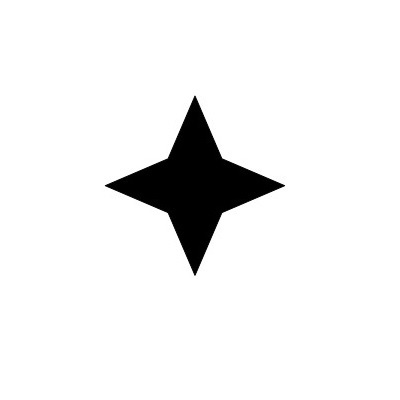
#> input picture Master OpenCV/images/4star.jpg, 400 x 400 px, given in place of Lyche_trees.JPG, which was not available
$ jupyter execute --allow-errors OpenCv_mini_Project.ipynb   (text cells are left out)
#> lines starting #> are read from the running program, lines starting #| are printed output that depends on the picture; after the words box and inside, x2 and y2 are one past the last pixel; in counts of white or black regions, pixels touching at a corner belong together; pictures that were not available may be replaced by others from this repository, and a replacement may not be noted
[cell 1]
import cv2
print(cv2.__version__)

[cell 2]
# import the necessary packages
import numpy as np
import matplotlib.pyplot as plt
import argparse
import cv2

image = cv2.imread("Lyche_trees.JPG")
#> image is the input picture: shape (400, 400, 3); min 0, max 255, mean 239.2
image1 = cv2.cvtColor(image, cv2.COLOR_BGR2RGB)
hsv = cv2.cvtColor(image, cv2.COLOR_BGR2HSV)
#> hsv: shape (400, 400, 3); mean H, S, V 0, 0, 239.2
plt.imshow(image1)

[cell 3]
#defining the range of Red color
lower_red = np.array([160,20,70])
upper_red = np.array([190,255,255])

[cell 4]
mask = cv2.inRange(hsv, lower_red, upper_red)
#> mask: shape (400, 400); every value is 0
output = cv2.bitwise_and(image, image, mask = mask)
#> output: shape (400, 400, 3); every value is 0
plt.imshow(np.hstack([image, output]))
#cv2.waitKey(0)

[cell 5]
# [43 lines of commented-out code are left out]

[cell 6]
# import the necessary packages
import numpy as np
import argparse
import imutils
import cv2
import matplotlib.pyplot as plt
# construct the argument parse and parse the arguments
# ap = argparse.ArgumentParser()
# ap.add_argument("-i", "--image", required=True, help="path to the image file")
# args = vars(ap.parse_args())

[cell 7]
# load the image from disk
image = cv2.imread("lichu.jpg")
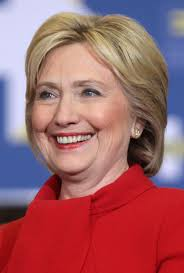
#> input picture Master OpenCV/images/Hillary.jpg, 184 x 273 px, given in place of lichu.jpg, which was not available
#> image is the input picture: shape (273, 184, 3); mean B, G, R 104.2, 98.1, 159.7
# loop over the rotation angles
for angle in np.arange(0, 360, 15):
    rotated = imutils.rotate(image, angle)
    cv2.imshow("Rotated (Problematic)", rotated)
    cv2.waitKey(0)

[cell 8]
# loop over the rotation angles again, this time ensuring
# no part of the image is cut off
for angle in np.arange(0, 360, 15):
    rotated = imutils.rotate_bound(image, angle)
    cv2.imshow("Rotated (Correct)", rotated)
    cv2.waitKey(0)

[cell 9]
# load the image from disk, convert it to grayscale, blur it,
# and apply edge detection to reveal the outline of the pill
image = cv2.imread("lichu.jpg")
gray = cv2.cvtColor(image, cv2.COLOR_BGR2GRAY)
gray = cv2.GaussianBlur(gray, (3, 3), 0)
edged = cv2.Canny(gray, 100, 500)
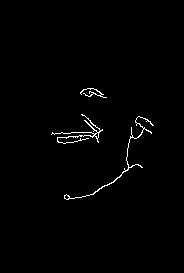
#> edged: shape (273, 184); 1% white in thin lines or dots, all inside (x1, y1, x2, y2) = (51, 88, 154, 200)
plt.imshow(edged)

[cell 10]
# find contours in the edge map
cnts = cv2.findContours(edged.copy(), cv2.RETR_EXTERNAL,cv2.CHAIN_APPROX_SIMPLE)
#> cnts = 3 contours, 1 with area under 20; largest, box (x1, y1, x2, y2) and area: (64, 116, 154, 200) 70, (51, 114, 103, 144) 52
cnts = imutils.grab_contours(cnts)

[cell 11]
# ensure at least one contour was found
if len(cnts) > 0:
    # grab the largest contour, then draw a mask for the pill
    c = max(cnts, key=cv2.contourArea)
#> c = contour of 220 points, box (x1, y1, x2, y2) (64, 116, 154, 200), area 70
    mask = np.zeros(gray.shape, dtype="uint8")
    cv2.drawContours(mask, [c], -1, 255, -1)
#> mask: shape (273, 184); 0.5% white in thin lines or dots, all inside (x1, y1, x2, y2) = (64, 116, 154, 200)
    # compute its bounding box of pill, then extract the ROI,
    # and apply the mask
    (x, y, w, h) = cv2.boundingRect(c)
#> x = 64; y = 116; w = 90; h = 84
    imageROI = image[y:y + h, x:x + w]
    maskROI = mask[y:y + h, x:x + w]
#> maskROI: shape (84, 90); 3.3% white in thin lines or dots
    imageROI = cv2.bitwise_and(imageROI, imageROI,mask=maskROI)
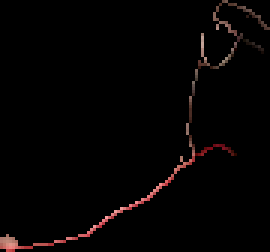
#> imageROI: shape (84, 90, 3) (shown 3 times larger); mean B, G, R 2.6, 2.7, 4.8

[cell 12]
# loop over the rotation angles
for angle in np.arange(0, 360, 15):
    rotated = imutils.rotate(imageROI, angle)
    cv2.imshow("Rotated (Problematic)", rotated)
    cv2.waitKey(0)
# loop over the rotation angles again, this time ensure the
# entire pill is still within the ROI after rotation
for angle in np.arange(0, 360, 15):
    rotated = imutils.rotate_bound(imageROI, angle)
    cv2.imshow("Rotated (Correct)", rotated)
    cv2.waitKey(0)
#> this loop made 24 passes
#> pass 3, `rotated = imutils.rotate_bound(imageROI, angle)`:
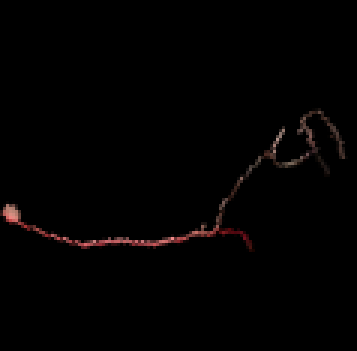
#> rotated: shape (117, 119, 3) (shown 3 times larger); mean B, G, R 1.4, 1.5, 2.6

[cell 13]
# import the necessary packages
from imutils import build_montages
from imutils import paths
import argparse
import random
import cv2

[cell 14]
# grab the paths to the images, then randomly select a sample of
# them
imagePaths = list(paths.list_images(r"C:\Users\shihab\Desktop\Open cv Project"))
random.shuffle(imagePaths)
imagePaths = imagePaths

[cell 15]
# initialize the list of images
images = []
# loop over the list of image paths
for imagePath in imagePaths:
    # load the image and update the list of images
    image = cv2.imread(imagePath)
    images.append(image)
# construct the montages for the images
montages = build_montages(images, (128, 196), (3, 2))
#> montages = 1 item

[cell 16]
import matplotlib.pyplot as plt
#> (the rest of this cell did not finish here and is left out)

[cell 17]
for montage in montages:
    montage = cv2.cvtColor(montage,cv2.COLOR_BGR2RGB)
    plt.imshow(montage)#     cv2.imshow("Montage", montage)
#> this loop made 1 pass
#     cv2.waitKey(0)

[cell 18]
# import the necessary packages
import argparse
import imutils
import cv2
import matplotlib.pyplot as plt
# construct the argument parse and parse the arguments
# ap = argparse.ArgumentParser()
# ap.add_argument("-i", "--image", required=True,help="path to the input image")
# args = vars(ap.parse_args())
# load the image, convert it to grayscale, blur it slightly,
# and threshold it
image = cv2.imread("Centre_of_Contour.JPG")
image = cv2.cvtColor(image, cv2.COLOR_BGR2RGB)
plt.imshow(image)

[cell 19]
gray = cv2.cvtColor(image, cv2.COLOR_BGR2GRAY)
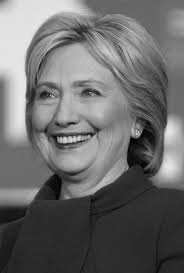
#> gray: shape (273, 184); min 1, max 237, mean 106.9
blurred = cv2.GaussianBlur(gray, (5, 5), 0)
thresh = cv2.threshold(blurred, 60, 255, cv2.THRESH_BINARY)[1]
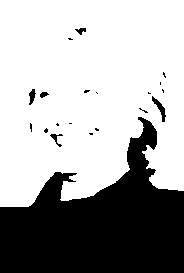
#> thresh: shape (273, 184); 66.6% white; 20 black regions (14 under 20 px)

plt.imshow(thresh)

[cell 20]
# find contours in the thresholded image
cnts = cv2.findContours(thresh.copy(), cv2.RETR_EXTERNAL,cv2.CHAIN_APPROX_SIMPLE)
#> cnts = 1 contour; box (x1, y1, x2, y2) and area: (0, 0, 184, 207) 33406
cnts = imutils.grab_contours(cnts)

[cell 21]
# loop over the contours
for c in cnts:

    # compute the center of the contour
    M = cv2.moments(c)
    cX = int(M["m10"] / M["m00"])
    cY = int(M["m01"] / M["m00"])

    # draw the contour and center of the shape on the image
    cv2.drawContours(image, [c], -1, (0, 255, 0), 2)
    cv2.circle(image, (cX, cY), 7, (255, 255, 255), -1)
    cv2.putText(image, "center", (cX - 20, cY - 20),cv2.FONT_HERSHEY_SIMPLEX, 0.5, (255, 255, 255), 2)

    # show the image

    plt.imshow(image)
#> this loop made 1 pass
#> (cX, cY) on pass 1: (88, 92)
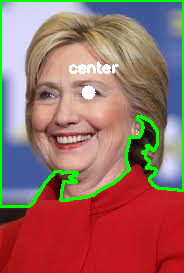
#> image: shape (273, 184, 3); mean R, G, B 154, 107.5, 99.5
#     cv2.imshow("Image", image)
#     cv2.waitKey(0)

[cell 22]
# import the necessary packages
import numpy as np
import argparse
import imutils
import cv2
import matplotlib.pyplot as plt
# construct the argument parse and parse the arguments
# ap = argparse.ArgumentParser()
# ap.add_argument("-i", "--image", help = "path to the image file")
# args = vars(ap.parse_args())
# # load the image
image = cv2.imread("black_image.JPG")
#> (the rest of this cell did not finish here and is left out)

[cell 23]
#Our Goal: Detect the black shapes in the image.

# find all the 'black' shapes in the image
lower = np.array([0, 0, 0])
upper = np.array([15, 15, 15])
#> (the rest of this cell did not finish here and is left out)

#> (a cell that did not finish here is left out)

[cell 25]
# import the necessary packages
import imutils
import cv2
# load the image, convert it to grayscale, and blur it slightly
image = cv2.imread("hand.JPG")
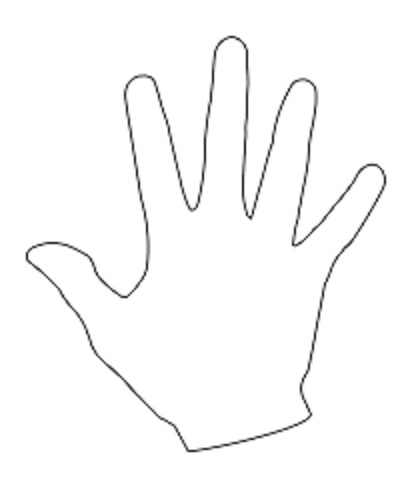
#> input picture Master OpenCV/images/hand.jpg, 412 x 488 px, found by its file name
#> image is the input picture: shape (488, 412, 3); min 28, max 255, mean 250.3
gray = cv2.cvtColor(image, cv2.COLOR_BGR2GRAY)
#> gray: shape (488, 412)
gray = cv2.GaussianBlur(gray, (5, 5), 0)
# threshold the image, then perform a series of erosions +
# dilations to remove any small regions of noise
thresh = cv2.threshold(gray, 45, 255, cv2.THRESH_BINARY)[1]
#> thresh: shape (488, 412); every value is 255
thresh = cv2.erode(thresh, None, iterations=2)
thresh = cv2.dilate(thresh, None, iterations=2)
# find contours in thresholded image, then grab the largest
# one
cnts = cv2.findContours(thresh.copy(), cv2.RETR_EXTERNAL,cv2.CHAIN_APPROX_SIMPLE)
#> cnts = 1 contour; box (x1, y1, x2, y2) and area: (0, 0, 412, 488) 200157
cnts = imutils.grab_contours(cnts)
#> cnts = [[[0, 0], [0, 487], [411, 487], [411, 0]]]
c = max(cnts, key=cv2.contourArea)
#> c = [[0, 0], [0, 487], [411, 487], [411, 0]]

[cell 26]
print(c)
#| [[[  0   0]]
#|  [[  0 487]]
#|  [[411 487]]
#|  [[411   0]]]

[cell 27]
# determine the most extreme points along the contour
extLeft = tuple(c[c[:, :, 0].argmin()][0])
#> extLeft = (0, 0)
extRight = tuple(c[c[:, :, 0].argmax()][0])
#> extRight = (411, 487)
extTop = tuple(c[c[:, :, 1].argmin()][0])
#> extTop = (0, 0)
extBot = tuple(c[c[:, :, 1].argmax()][0])
#> extBot = (0, 487)

[cell 28]
print(extLeft)
#| (0, 0)
print(extRight)
#| (411, 487)
print(extTop)
#| (0, 0)
print(extBot)
#| (0, 487)

[cell 29]
# draw the outline of the object, then draw each of the
# extreme points, where the left-most is red, right-most
# is green, top-most is blue, and bottom-most is teal
cv2.drawContours(image, [c], -1, (0, 255, 255), 2)
#> image: shape (488, 412, 3); 1.78% of pixels changed, all inside (x1, y1, x2, y2) = (0, 0, 412, 488)
cv2.circle(image, extLeft, 8, (0, 0, 255), -1)
#> image: shape (488, 412, 3); mean B, G, R 245.7, 250.2, 250.3
cv2.circle(image, extRight, 8, (0, 255, 0), -1)
#> image: shape (488, 412, 3); mean B, G, R 245.6, 250.2, 250.2
cv2.circle(image, extTop, 8, (255, 0, 0), -1)
#> image: shape (488, 412, 3); mean B, G, R 245.7, 250.2, 250.1
cv2.circle(image, extBot, 8, (255, 255, 0), -1)
#> image: shape (488, 412, 3); mean B, G, R 245.8, 250.2, 250
# show the output image
# cv2.imshow("Image", image)
# cv2.waitKey(0)
plt.imshow(image)

[cell 30]
# import the necessary packages
import argparse
import imutils
import cv2
import matplotlib.pyplot as plt

image = cv2.imread("Centre_of_Contour.JPG")
image = cv2.cvtColor(image, cv2.COLOR_BGR2RGB)
plt.imshow(image)

[cell 31]
# import the necessary packages
import cv2
class ShapeDetector:
    def __init__(self):
        pass
    def detect(self, c):
        # initialize the shape name and approximate the contour
        shape = "unidentified"
        peri = cv2.arcLength(c, True)
        approx = cv2.approxPolyDP(c, 0.04 * peri, True)


            # if the shape is a triangle, it will have 3 vertices
        if len(approx) == 3:
            shape = "triangle"
        # if the shape has 4 vertices, it is either a square or
        # a rectangle
        elif len(approx) == 4:
            # compute the bounding box of the contour and use the
            # bounding box to compute the aspect ratio
            (x, y, w, h) = cv2.boundingRect(approx)
            ar = w / float(h)
            # a square will have an aspect ratio that is approximately
            # equal to one, otherwise, the shape is a rectangle
            shape = "square" if ar >= 0.95 and ar <= 1.05 else "rectangle"
        # if the shape is a pentagon, it will have 5 vertices
        elif len(approx) == 5:
            shape = "pentagon"
        # otherwise, we assume the shape is a circle
        else:
            shape = "circle"
        # return the name of the shape
        return shape

[cell 32]
# load the image and resize it to a smaller factor so that
# the shapes can be approximated better
image = cv2.imread("Centre_of_Contour.JPG")
resized = imutils.resize(image, width=300)
ratio = image.shape[0] / float(resized.shape[0])
#> ratio = 0.613
# convert the resized image to grayscale, blur it slightly,
# and threshold it
gray = cv2.cvtColor(resized, cv2.COLOR_BGR2GRAY)
#> gray: shape (445, 300)
blurred = cv2.GaussianBlur(gray, (5, 5), 0)
#> blurred: shape (445, 300)
thresh = cv2.threshold(blurred, 60, 255, cv2.THRESH_BINARY)[1]
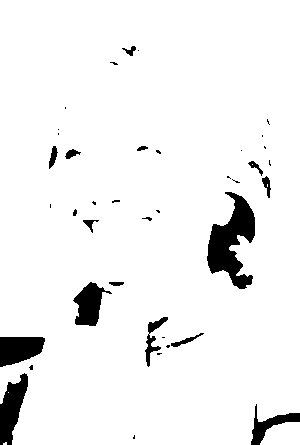
#> thresh: shape (445, 300); 94.5% white; 39 black regions (22 under 20 px)
# find contours in the thresholded image and initialize the
# shape detector
cnts = cv2.findContours(thresh.copy(), cv2.RETR_EXTERNAL,
cv2.CHAIN_APPROX_SIMPLE)
#> cnts = 4 contours, 2 with area under 20; largest, box (x1, y1, x2, y2) and area: (0, 0, 300, 445) 129136, (260, 422, 300, 445) 698
cnts = imutils.grab_contours(cnts)
sd = ShapeDetector()

#> (a cell that did not finish here is left out)

[cell 34]
from scipy.spatial import distance as dist
from collections import OrderedDict
import numpy as np
import cv2
class ColorLabeler:
    def __init__(self):

        # initialize the colors dictionary, containing the color
        # name as the key and the RGB tuple as the value
        colors = OrderedDict({
            "red": (255, 0, 0),
            "green": (0, 255, 0),
            "blue": (0, 0, 255)})
        # allocate memory for the L*a*b* image, then initialize
        # the color names list
        self.lab = np.zeros((len(colors), 1, 3), dtype="uint8")
        self.colorNames = []
        # loop over the colors dictionary
        for (i, (name, rgb)) in enumerate(colors.items()):
            # update the L*a*b* array and the color names list
            self.lab[i] = rgb
            self.colorNames.append(name)
            # convert the L*a*b* array from the RGB color space
            # to L*a*b*
        self.lab = cv2.cvtColor(self.lab, cv2.COLOR_RGB2LAB)


    def label(self, image, c):
        # construct a mask for the contour, then compute the
        # average L*a*b* value for the masked region
        mask = np.zeros(image.shape[:2], dtype="uint8")
        cv2.drawContours(mask, [c], -1, 255, -1)
        mask = cv2.erode(mask, None, iterations=2)
        mean = cv2.mean(image, mask=mask)[:3]
        # initialize the minimum distance found thus far
        minDist = (np.inf, None)

        # loop over the known L*a*b* color values
        for (i, row) in enumerate(self.lab):
            # compute the distance between the current L*a*b*
            # color value and the mean of the image
            d = dist.euclidean(row[0], mean)
            # if the distance is smaller than the current distance,
            # then update the bookkeeping variable
            if d < minDist[0]:
                minDist = (d, i)
        # return the name of the color with the smallest distance
        return self.colorNames[minDist[1]]

[cell 35]
# import the necessary packages
import cv2
class ShapeDetector:
    def __init__(self):
        pass
    def detect(self, c):
        # initialize the shape name and approximate the contour
        shape = "unidentified"
        peri = cv2.arcLength(c, True)
        approx = cv2.approxPolyDP(c, 0.04 * peri, True)


            # if the shape is a triangle, it will have 3 vertices
        if len(approx) == 3:
            shape = "triangle"
        # if the shape has 4 vertices, it is either a square or
        # a rectangle
        elif len(approx) == 4:
            # compute the bounding box of the contour and use the
            # bounding box to compute the aspect ratio
            (x, y, w, h) = cv2.boundingRect(approx)
            ar = w / float(h)
            # a square will have an aspect ratio that is approximately
            # equal to one, otherwise, the shape is a rectangle
            shape = "square" if ar >= 0.95 and ar <= 1.05 else "rectangle"
        # if the shape is a pentagon, it will have 5 vertices
        elif len(approx) == 5:
            shape = "pentagon"
        # otherwise, we assume the shape is a circle
        else:
            shape = "circle"
        # return the name of the shape
        return shape

[cell 36]
# load the image and resize it to a smaller factor so that
# the shapes can be approximated better
image = cv2.imread("Centre_of_Contour.JPG")
resized = imutils.resize(image, width=300)
ratio = image.shape[0] / float(resized.shape[0])

# blur the resized image slightly, then convert it to both
# grayscale and the L*a*b* color spaces
blurred = cv2.GaussianBlur(resized, (5, 5), 0)
#> blurred: shape (445, 300, 3)
gray = cv2.cvtColor(blurred, cv2.COLOR_BGR2GRAY)
lab = cv2.cvtColor(blurred, cv2.COLOR_BGR2LAB)
#> lab: shape (445, 300, 3); mean of channels 0, 1, 2 130.6, 153.1, 140.3
thresh = cv2.threshold(gray, 60, 255, cv2.THRESH_BINARY)[1]
#> thresh: shape (445, 300); 94.5% white; 37 black regions (20 under 20 px)

# find contours in the thresholded image
cnts = cv2.findContours(thresh.copy(), cv2.RETR_EXTERNAL,
cv2.CHAIN_APPROX_SIMPLE)
#> cnts = 4 contours, 2 with area under 20; largest, box (x1, y1, x2, y2) and area: (0, 0, 300, 445) 129150, (260, 421, 300, 445) 699
cnts = imutils.grab_contours(cnts)

# initialize the shape detector and color labeler
sd = ShapeDetector()
cl = ColorLabeler()
#> in __init__, `self.lab = cv2.cvtColor(self.lab, cv2.COLOR_RGB2LAB)`: self.lab = [[136, 208, 195], [224, 42, 211], [82, 207, 20]]

#> (a cell that did not finish here is left out)

[cell 38]
# load the image and compute the ratio of the old height
# to the new height, clone it, and resize it
import cv2
import imutils
import matplotlib.pyplot as plt

image = cv2.imread("scan.JPG")
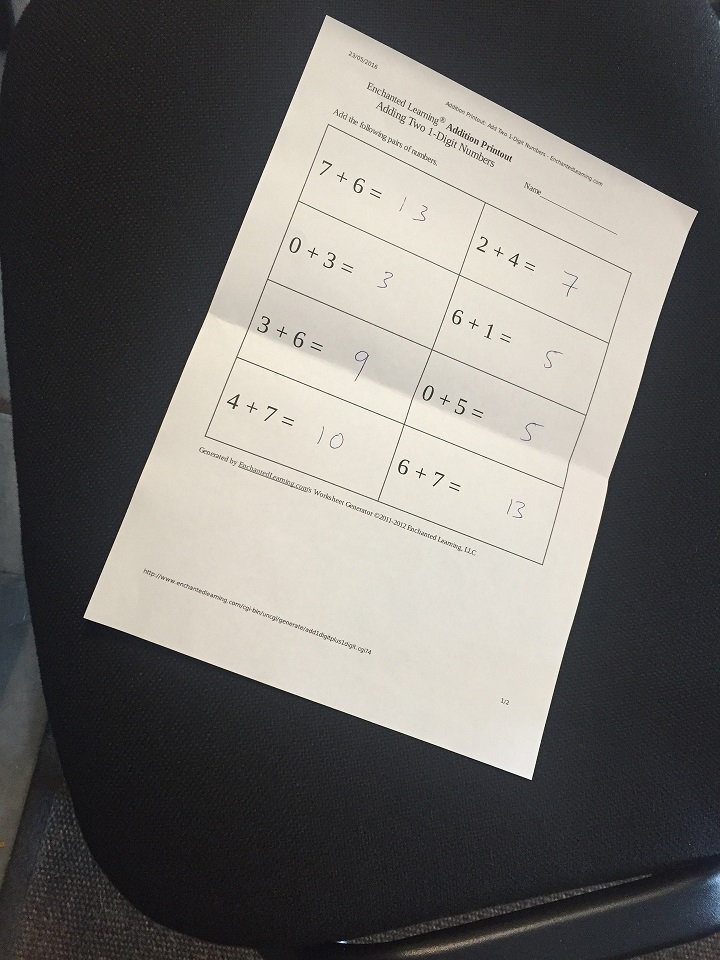
#> input picture Master OpenCV/images/scan.jpg, 720 x 960 px, found by its file name
#> image is the input picture: shape (960, 720, 3); mean B, G, R 106.2, 109.5, 111.7
ratio = image.shape[0] / 500.0
#> ratio = 1.92
orig = image.copy()
image = imutils.resize(image, height = 500)
#> image: shape (500, 375, 3)
# convert the image to grayscale, blur it, and find edges
# in the image
gray = cv2.cvtColor(image, cv2.COLOR_BGR2GRAY)
gray = cv2.GaussianBlur(gray, (5, 5), 0)
edged = cv2.Canny(gray, 75, 200)
# show the original image and the edge detected image
print("STEP 1: Edge Detection")
plt.imshow(image)
plt.imshow(edged)
# cv2.waitKey(0)
# cv2.destroyAllWindows()

[cell 39]
# find the contours in the edged image, keeping only the
# largest ones, and initialize the screen contour
cnts = cv2.findContours(edged.copy(), cv2.RETR_LIST, cv2.CHAIN_APPROX_SIMPLE)
#> cnts = 54 contours, 27 with area under 20; largest, box (x1, y1, x2, y2) and area: (43, 8, 363, 406) 74264, (44, 8, 363, 406) 74148, (106, 64, 316, 295) 3974, (108, 187, 209, 259) 3738, (232, 64, 267, 84) 125
cnts = imutils.grab_contours(cnts)
cnts = sorted(cnts, key = cv2.contourArea, reverse = True)[:5]
#> cnts = 5 contours; box (x1, y1, x2, y2) and area: (43, 8, 363, 406) 74264, (44, 8, 363, 406) 74148, (106, 64, 316, 295) 3974, (108, 187, 209, 259) 3738, (232, 64, 267, 84) 125
# loop over the contours
for c in cnts:
    # approximate the contour
    peri = cv2.arcLength(c, True)
    approx = cv2.approxPolyDP(c, 0.02 * peri, True)
    # if our approximated contour has four points, then we
    # can assume that we have found our screen
    if len(approx) == 4:
        screenCnt = approx
        break
#> this loop made 1 pass
#> (peri, screenCnt) on pass 1: (1199.4, [[169, 8], [43, 321], [276, 405], [362, 109]])
# show the contour (outline) of the piece of paper
print("STEP 2: Find contours of paper")
cv2.drawContours(image, [screenCnt], -1, (0, 255, 0), 2)
plt.imshow(image)
# cv2.waitKey(0)
# cv2.destroyAllWindows()

[cell 40]
# import the necessary packages
import numpy as np
import cv2
def order_points(pts):
    # initialzie a list of coordinates that will be ordered
    # such that the first entry in the list is the top-left,
    # the second entry is the top-right, the third is the
    # bottom-right, and the fourth is the bottom-left
    rect = np.zeros((4, 2), dtype = "float32")
    # the top-left point will have the smallest sum, whereas
    # the bottom-right point will have the largest sum
    s = pts.sum(axis = 1)
#> s = [339.8, 698.9, 1307.5, 904.3]
    rect[0] = pts[np.argmin(s)]
    rect[2] = pts[np.argmax(s)]
    # now, compute the difference between the points, the
    # top-right point will have the smallest difference,
    # whereas the bottom-left will have the largest difference
    diff = np.diff(pts, axis = 1)
#> diff = [-309.1, 533.8, 247.7, -485.8]
    rect[1] = pts[np.argmin(diff)]
    rect[3] = pts[np.argmax(diff)]
    # return the ordered coordinates
    return rect

def four_point_transform(image, pts):
    # obtain a consistent order of the points and unpack them
    # individually
    rect = order_points(pts)
#> rect = [[324.5, 15.36], [695, 209.3], [529.9, 777.6], [82.56, 616.3]]
    (tl, tr, br, bl) = rect
#> tl = [324.5, 15.36]; tr = [695, 209.3]; br = [529.9, 777.6]; bl = [82.56, 616.3]
    # compute the width of the new image, which will be the
    # maximum distance between bottom-right and bottom-left
    # x-coordiates or the top-right and top-left x-coordinates
    widthA = np.sqrt(((br[0] - bl[0]) ** 2) + ((br[1] - bl[1]) ** 2))
#> widthA = 475.5
    widthB = np.sqrt(((tr[0] - tl[0]) ** 2) + ((tr[1] - tl[1]) ** 2))
#> widthB = 418.2
    maxWidth = max(int(widthA), int(widthB))
#> maxWidth = 475
    # compute the height of the new image, which will be the
    # maximum distance between the top-right and bottom-right
    # y-coordinates or the top-left and bottom-left y-coordinates
    heightA = np.sqrt(((tr[0] - br[0]) ** 2) + ((tr[1] - br[1]) ** 2))
#> heightA = 591.8
    heightB = np.sqrt(((tl[0] - bl[0]) ** 2) + ((tl[1] - bl[1]) ** 2))
#> heightB = 647.8
    maxHeight = max(int(heightA), int(heightB))
#> maxHeight = 647
    # now that we have the dimensions of the new image, construct
    # the set of destination points to obtain a "birds eye view",
    # (i.e. top-down view) of the image, again specifying points
    # in the top-left, top-right, bottom-right, and bottom-left
    # order
    dst = np.array([
        [0, 0],
        [maxWidth - 1, 0],
        [maxWidth - 1, maxHeight - 1],
        [0, maxHeight - 1]], dtype = "float32")
#> dst = [[0, 0], [474, 0], [474, 646], [0, 646]]
    # compute the perspective transform matrix and then apply it
    M = cv2.getPerspectiveTransform(rect, dst)
#> M = [[0.878, 0.353, -290.3], [-0.49, 0.936, 144.6], [-0.000281, 0.000126, 1]]
    warped = cv2.warpPerspective(image, M, (maxWidth, maxHeight))
    # return the warped image
    return warped
